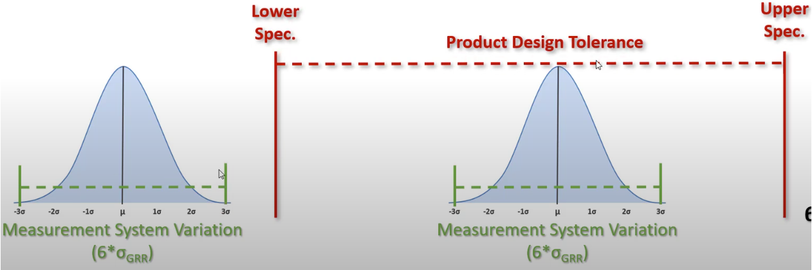
#> input picture MFG_Stats/pics/threesigma.png, 812 x 270 px, shrunk from 1262 x 420 before the run
$ jupyter execute --allow-errors mfgstats.ipynb
#> lines starting #> are read from the running program, lines starting #| are printed output that depends on the picture
                                                                              Alem Fitwi

## <div class="alert alert-success"> Math

- $Math:$
    - $Roots(Numbers) \rightarrow$: Natural, whole numbers, rational, irrational, real, & complex
    - $Trunk(Arithmetic) \rightarrow$: +, -, *, /, modulus, & exponentiation
    - $Branches(Geometry, Algebra) \rightarrow$: geometry studies shapes and algebra studies how to solves equations
    - $Leaves(Probability,\ Statistics,\ Calculus,\ Integral)$
      - Probility: studies chances/likelihoods
      - Statistics: data analytics
      - Calculus: studies rate of change
      - Integration: areas under curve

- $Numbers:$
    - $ Natural,\ N,\ (1, 2, 3) \rightarrow $
    - $ Whole\ Numbers(0, 1, 2, 3) \rightarrow$
    - $ Integers,\ Z,\ (-1, 0, 1) \rightarrow $
    - $Rational,\ Q,\ (\frac{1}{3}, \frac{-11}{3}, 2.25) \rightarrow $
    - $Real Algebraic/Irrational\ (\sqrt(2), \frac{1=\sqrt(5)}{2}) \rightarrow $
    - $Real,\ R,\ (\pi, e, -2\pi, ...)\rightarrow $
    - $Complex\ Numbers,\ C,\ (i=\sqrt(-1),\ -i,\ 2i)\rightarrow $

## <div class="alert alert-warning"> Vocabularies

- **Math**: addends --> sum; minuend, subtrahend --> diff; dividend, divisor --> quotient; factors --> product
-

[cell 1]
import cv2
import numpy as np
import pandas as pd
from PIL import Image
from IPython.display import display
import matplotlib.pyplot as plt
from statsmodels.formula.api import ols
import statsmodels.api as sm
from scipy import stats

# [6 lines left out: function showimg, not called in this run]

## <div class="alert alert-danger"> Statistics

## <div class="alert alert-info"> Probability

## <div class="alert alert-success"> Combinatorics

## <div class="alert alert-warning"> Gage Repeatability and Reproducibility (GRR)
- Measurement Systems Analysis And Build Yield Mearement

#### 1. Measurement System Analysis(MSA)
- Calculate, Analyze, and interpret measurment system capability using GR&R studies, measurment correlations, bias, linearity, percent agreement, and precision/tolerance (P/T)
- General Steps:
  - Define The Problem
  - Measure The Problem and Process
  - Analyze Data To Determine The Root Cause
  - Improve The Process
  - Control The Process and Product

#### 2. Terms and Definitions
- What is Measurment System Analysis(MSA)?
  - Measurement systems have variations just like every other process.
  - All Measurments have small or big systematic or random variations.
  - Variations:
    - Process variation
    - Measurement Variation:GRR is performed to quantify this variation.
    - For a measurement system(or tester) to be capable, the measurment system variation must be small relative to th design tolerance ($\pm$ or the process variation.
- The Average and Range Method
  - Repeatability: $Equipment\ Variation(EV)\ =\ \sigma_{Repeatability}\ =\ \frac{\bar{\bar{R}}}{d_2}$
  - Reproducibility: $Appraiser\ Variation(AV)\ =\ \sigma_{Reproducibility}\ =\ \sqrt{(\frac{R_o}{d_2})^2 -\frac{EV^2}{n\times r}}$
  - Gauge R & R: $Measurement\ System\ Variation(GRR) =\ \sigma_{GRR}\ =\ \sqrt{EV^2 + AV^2}$
    - OPT/OST or APT/AST: $Operator/Appraiser||Parts/Samples||Trials\ 3x10x3$
  - Part To Part Variation: $PV =\ \sigma_{p}\ =\ \frac{R_p}{d_2}$
  - Total Variation: $TV =\ \sigma_{p}\ =\ \sqrt{GRR^2 + PV^2}$

#### 3. The Gauge R & R Process
- The purpose of GRR is to confirm that a measurment system is capable for its intended use.
- There are two methods for assessing acceptability or capability of a measurement system.
  - A. **The Precision/Tolerance Ratio (%Tolerance)**: Used if the measurement system is meant for ***product control*** (testing of product for coformance to a specification).
    - Compare measurments against specification limits.

  - B. **The Percent(%) of Total Process Variation (% Study Variation)**: used if the meaurement system is meant for ***process control(SPC)***, where the meaasurment variation is compared against total process variation.
     - All Measurements are put into a control chart to evaluate and control the process.
  - Both methods translate your measurment variation into a percentage value for evaluation.

  - Pick the right method before you start the evaluation!

##### 3.1 The Precision/Tolerance Ratio (%Tolerance)
- For a measurement system to be capable of meeting your needs, the normal variations (error) associated with the measurement system must be small compared to the design tolerance of the feature being measured.
- Evaluates Conformance to specification.
$$Precision\ Tolerance\ Ratio\ =\ \frac{Precision}{Tolerance}\ =\ \frac{Total\ Measurement\ System\ Variation}{Product\ Design\ Tolerance}$$
$$Precision\ Tolerance\ Ratio\ =\  \frac{6\times \sigma_{GRR}}{Upper\ Spec(USL) - Lower\ Spec(LSL)}$$
- $6\sigma (\pm 3\sigma)$ represents a $99.73\%$ spread, which is used to represent the "full' spread of measurment variation (5.15 = 99%).

[cell 2]
display(Image.open('./pics/threesigma.png'))

- ***Interpretation***:  The P/T Ratio is the portion (percentage) of the tolerance range that is consumed by the measurment variation exclusively.
##### 3.2 The Percent(%) of Total Process Variation (% Study Variation), or Part To Part Variation
- For the measurment su=ystem to be capable of meeting your needs, the normal variation (error) associated with the measurment system must be small compared tot he totalmeasured variation of the feature being measured.
  - No need to do the full spread; only $1 \sigma$ will do!
$$Percent\ Variation\ =\ \frac{Measurment\ System\ Varition(GRR)}{Total\ Measurment\ Variation}\ =\ \frac{1\sigma}{1\sigma}$$
- Interpretation:
  - Measures What percentage of the variation came from the measurement and what percentage came from the process (part by part variation) variation.
  - $Percent\ Variation\ =\ \frac{0.5496}{3.0802}\times 100\%\ =\ 17.8\%$ came from the measurement system and the rest from the process variations.
  - The percent of variation reflects the portion (percentage) of the total variation that is consumed by the measurment system variation.

[cell 3]
display(Image.open('./pics/tpvarn.png'))
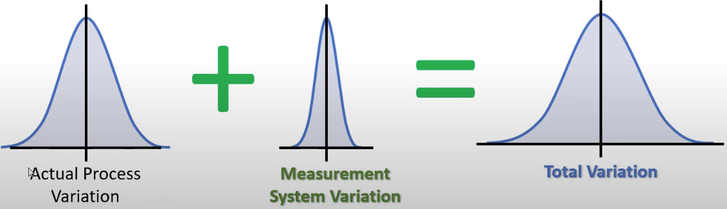
#> input picture MFG_Stats/pics/tpvarn.png, 727 x 209 px, shrunk from 1131 x 325 before the run

#### 4. Interpreting Results
- For a measurement system to be capable of meeting your needs, the normal variation (error) associated with the measurement system must be small compared to the total measured variation of the feature being measured.
- Generally, if the measurment system variation (error) is $<10\%$, then the measurment system is considered acceptable or capable.
- If the measurement variation is between $10\%$ and $30\%$, then the measurement system is generally considered acceptable; however, consideration should be given for risk, application, and cost. ***Grey Area***.
- If the measurment variation is greater than 30%, then the measurment system is usually not considered acceeptable.

[cell 4]
display(Image.open('./pics/interpgrr.png')) # Src: Internet
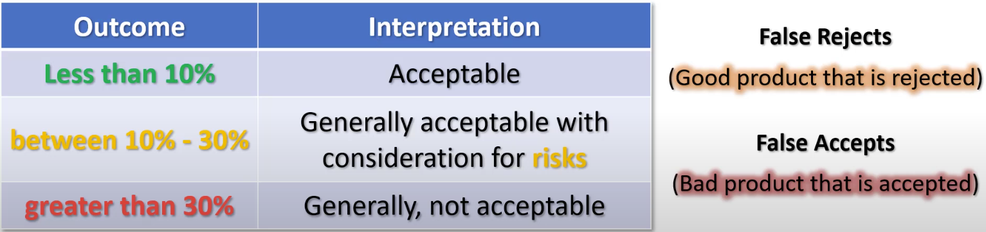
#> input picture MFG_Stats/pics/interpgrr.png, 986 x 232 px, shrunk from 1533 x 360 before the run

[cell 5]
display(Image.open('./pics/totfin.png'))
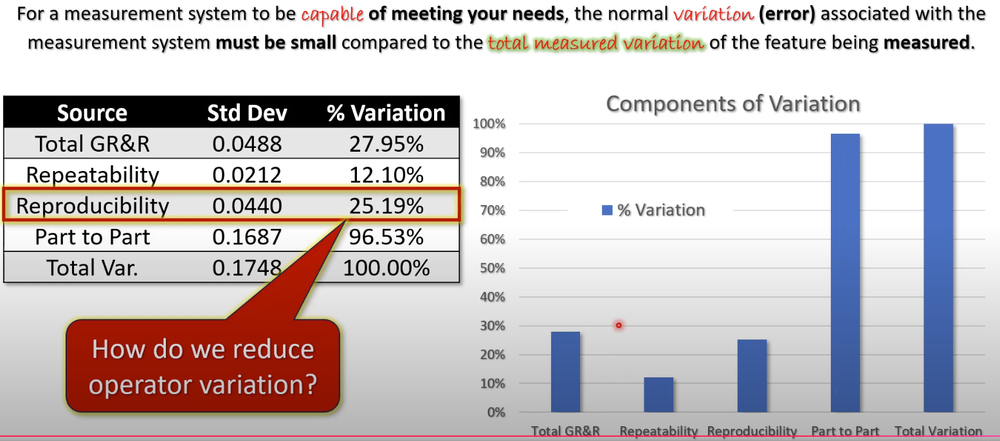
#> input picture MFG_Stats/pics/totfin.png, 1000 x 441 px, shrunk from 1555 x 686 before the run

### GRR Template

[cell 6]
display(Image.open('./pics/grr_template.png'))
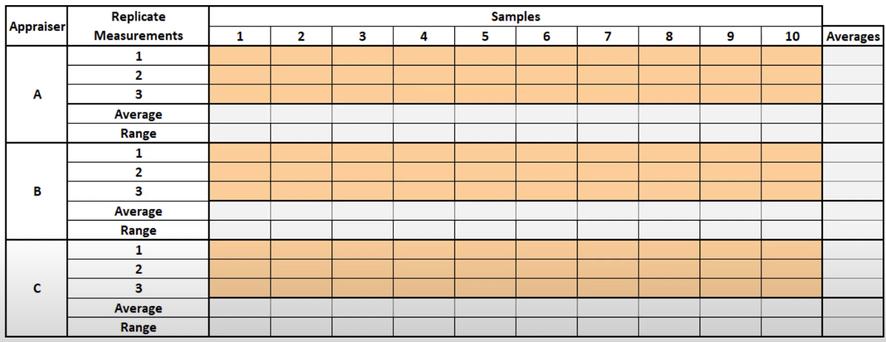
#> input picture MFG_Stats/pics/grr_template.png, 886 x 342 px, shrunk from 1377 x 532 before the run
